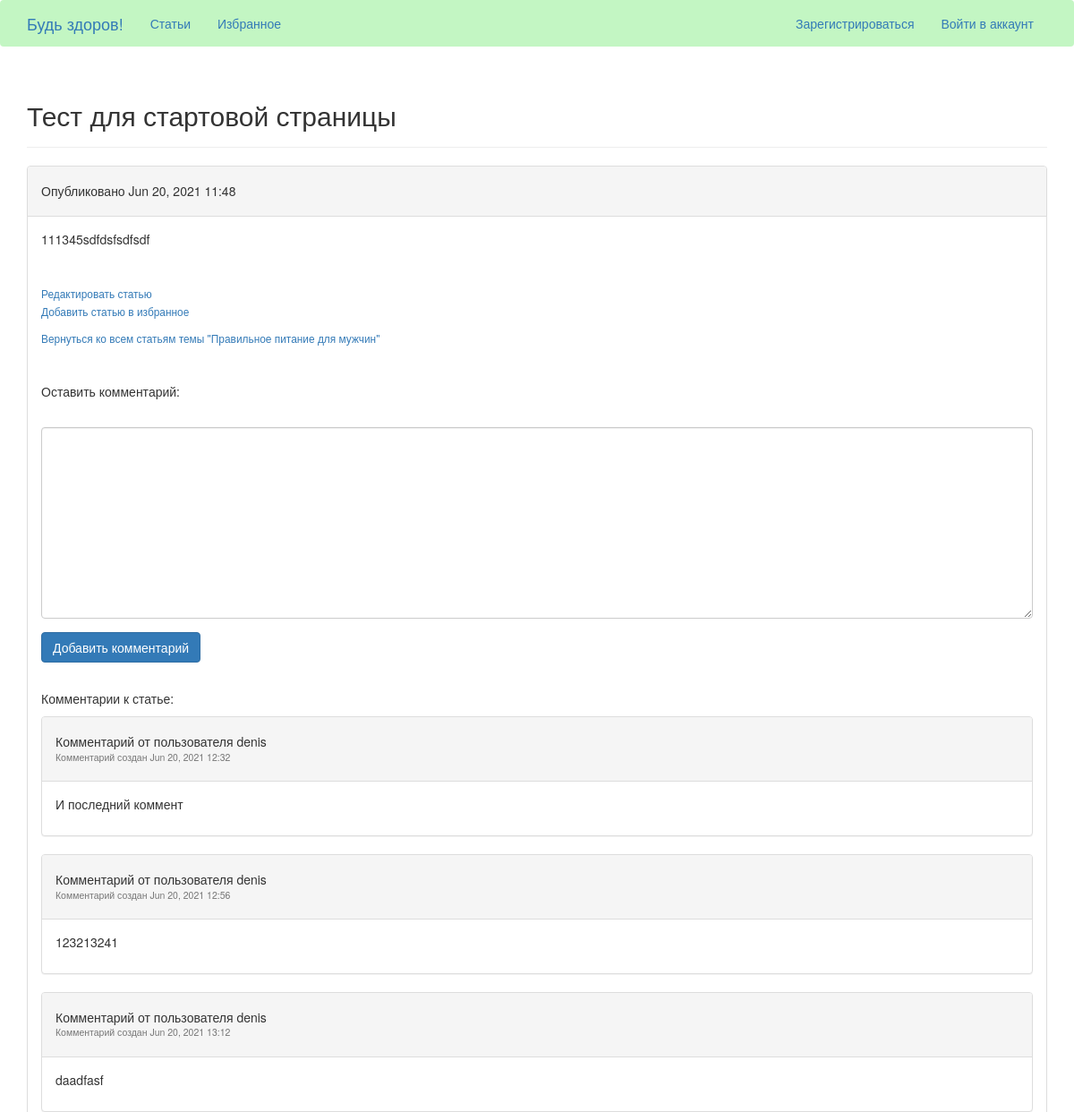
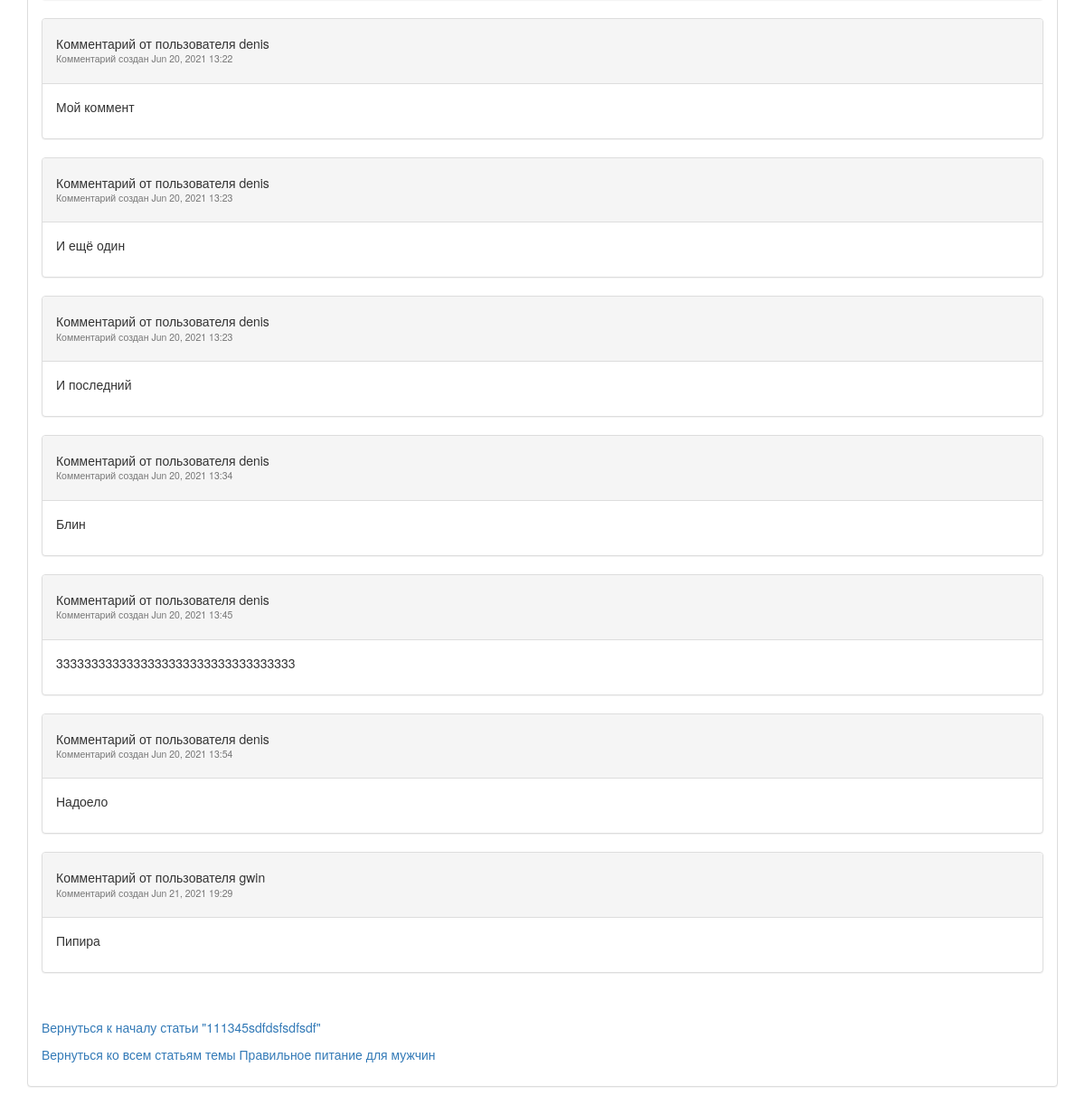
The app's page /entry/13/ with its own data (2 pictures, top to bottom).
### learning_logs/models.py (models this page shows)
class Entry(models.Model):
    topic = models.ForeignKey(Topic, on_delete=models.CASCADE)
    title = models.CharField(max_length=50)
    text = models.TextField()
    date_added = models.DateTimeField(auto_now_add=True)
    like = models.ManyToManyField(User, blank=True)
    class Meta:
        verbose_name_plural = 'entries'
    def __str__(self):
        if len(self.text) > 50:
            return self.text[:50] + '...'
        else:
            return self.text

class Topic(models.Model):
    text = models.CharField(max_length=200)
    date_added = models.DateTimeField(auto_now_add=True)
    owner=models.ForeignKey(User, on_delete=models.CASCADE)
    def __str__(self):
        return self.text

class Comment(models.Model):
    post = models.ForeignKey(Entry, on_delete=models.CASCADE, related_name='comments')
    name = models.ForeignKey(User, on_delete=models.CASCADE)
    body = models.TextField()
    created = models.DateTimeField(auto_now_add=True)
    updated = models.DateTimeField(auto_now=True)
    active = models.BooleanField(default=True)

### learning_logs/views.py (the view, shortened to what this page needs)
# urls.py: url(r'^entry/(?P<entry_id>\d+)/$', views.entry, name='entry'),
def entry(request, entry_id):
    entry = Entry.objects.get(id=entry_id)
    topic = entry.topic
    all_comments = Comment.objects.filter(active=True, post=entry).order_by('created')
    if request.method != 'POST':
        form = CommentForm()
    context = {'entry': entry, 'topic':topic, 'form':form, 'all_comments':all_comments}
    return render(request, 'learning_logs/entry.html', context)

### learning_logs/forms.py
class CommentForm(forms.ModelForm):
    class Meta:
        model = Comment
        fields = ['body']
        labels = {'body': ''}

### learning_logs/templates/learning_logs/entry.html (shortened to what this page needs)
{% extends 'learning_logs/base.html' %}
{% load bootstrap3 %}
{% block header %}
  <h2>{{ entry.title }}</h2>
{% endblock header %}
{% block content %}
  <div class="panel panel-default">
  <div class="panel-heading">
  <h5>
  Опубликовано {{ entry.date_added|date:'M d, Y H:i' }}
  </h5>
  </div>
  <div class="panel-body">
    {{ entry.text|linebreaks }}
  </div>
    <div class="panel-body">
    <small>
      <a href="{% url 'edit_entry' entry.id %}">Редактировать статью</a>
    </small>
<p>
  <small>
    <a href="{% url 'add_to_fav' entry.id %}">Добавить статью в избранное</a>
  </small>
</p>
<p>
    <small>
  <a href="{% url 'topic' topic.id %}">Вернуться ко всем статьям темы "{{ topic }}"</a>
  </small>
</p>
</div>
    <div class="panel-body">
    <p>Оставить комментарий:</p>
    <form method="post" action="{% url 'entry' entry.id %}" class="form">
    {% bootstrap_form form %}
    {% buttons %}
      <button name="submit" class="btn btn-primary">Добавить комментарий</button>
    {% endbuttons %}
</div>
    <div class="panel-body">
<p> Комментарии к статье: </p>
{% for comment in all_comments %}
<div class="panel panel-default">
<div class="panel-heading">
<h5>
Комментарий от пользователя {{ comment.name }}
<p><small>Комментарий создан {{comment.created | date:'M d, Y H:i'}}<br>
</small></p>
</h5>
</div>
<div class="panel-body">
  <p>
  {{ comment.body }}
  </p>
  </div>
</div>
{% empty %}
К этой статье пока не было оставлено никаких комментариев...Станьте первым!
{% endfor %}
</div>
<div class="panel-body">
<p>
<a href="{% url 'entry' entry.id %}">Вернуться к началу статьи "{{ entry }}"</a>
</p>
<p>
  <a href="{% url 'topic' topic.id %}">Вернуться ко всем статьям темы {{ topic }}</a>
</p>
</div>
  {% endblock content %}

### records on screen
Entry: title "Тест для стартовой страницы", date_added "Jun 20, 2021 11:48", text "111345sdfdsfsdfsdf"
Topic: text "Правильное питание для мужчин"
Comment: name "denis", created "Jun 20, 2021 12:32", body "И последний коммент"
Comment: name "denis", created "Jun 20, 2021 12:56", body "123213241"
Comment: name "denis", created "Jun 20, 2021 13:12", body "daadfasf"
Comment: name "denis", created "Jun 20, 2021 13:22", body "Мой коммент"
Comment: name "denis", created "Jun 20, 2021 13:23", body "И ещё один"
Comment: name "denis", created "Jun 20, 2021 13:23", body "И последний"
Comment: name "denis", created "Jun 20, 2021 13:34", body "Блин"
Comment: name "denis", created "Jun 20, 2021 13:45", body "3333333333333333333333333333333333"
Comment: name "denis", created "Jun 20, 2021 13:54", body "Надоело"
Comment: name "gwin", created "Jun 21, 2021 19:29", body "Пипира"
